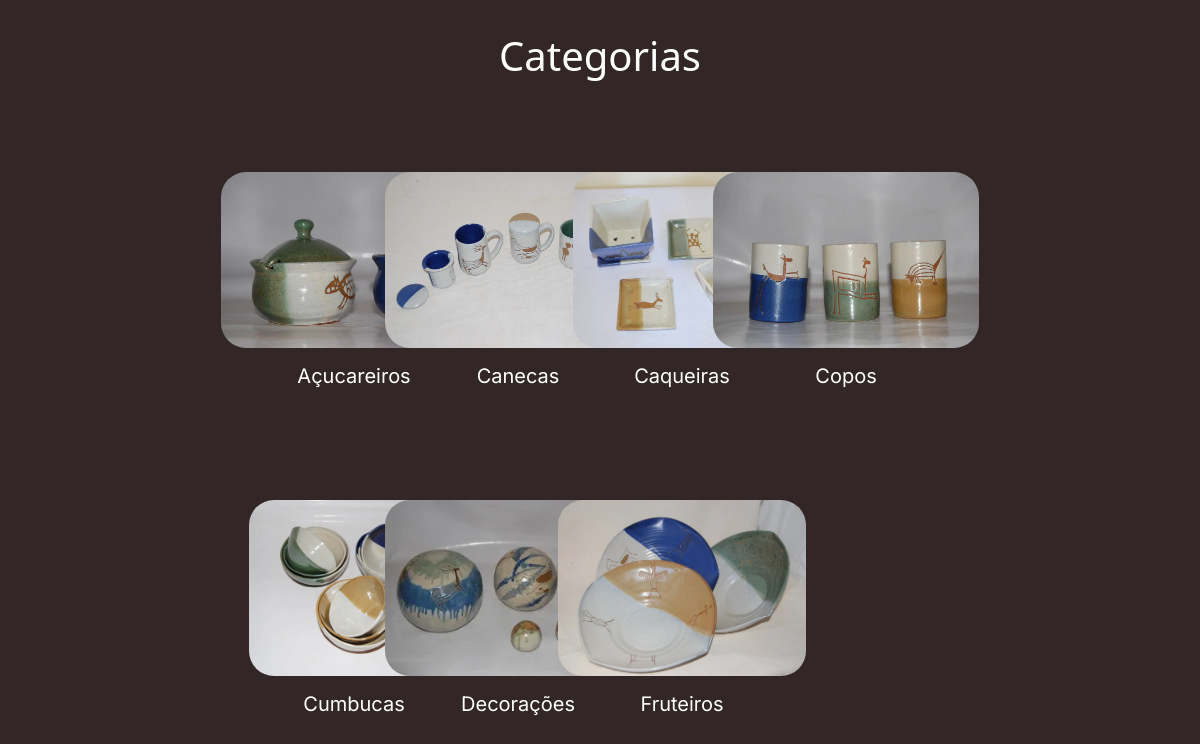
Page /categorias/ on the committed database.
### gestao/models.py (models this page shows, shortened)
class Category(models.Model):
    name = models.CharField(max_length=100, unique=True)
    photo = models.ImageField(upload_to='categorias_fotos/', blank=False, default='null')

### backend/views.py (the view)
# urls.py: path('categorias/', views.categorias, name='categorias'),
def categorias(request):
    categories = Category.objects.all().order_by('name')
    context = {
        'categories': categories,
    }
    return render(request, 'categorias.html', context)

### backend/templates/categorias.html (shortened to what this page needs)
{% extends "base.html" %} {% load static %}
    {% block css %}
    <link
      rel="stylesheet"
      type="text/css"
      href="{% static 'css/styleGaleria.css' %}"
    />
    {% endblock %}
    {% block 'dashboard' %}
    <div class="center">
      <h1 class="cabecalho">Categorias</h1>
    </div>
    <div>
      <div class="category-horizontal">
        {% for category in categories %}
        <div class="category-wrap">
          <div class="category-vertical">
            <a
              href="{% url 'produtos' category_id=category.id %}"
              class="category-link"
            >
              {% if category.photo %}
              <img
                src="../../media/{{ category.photo }}"
                alt="Imagem de {{ category.name }}"
                class="category-photo"
              />
              {% else %}
              <p>Sem Imagens</p>
              {% endif %}
              <h1 class="category-text">{{ category.name }}</h1>
            </a>
          </div>
        </div>
        {% endfor %}
      </div>
    </div>
    {% endblock %}

### templates/static/css/styleGaleria.css (style rules this page uses)
:root { --fundo: #322626; --texto: #ffffff; --texto-hover: #9f8272; --texto-click: #a26e51; --destaque: #3e3131; --botao-off: #705e5e; --botao-hover: #5c4646; --botao-click: #4b2e2e; }
.background { width: 100%; height: 100%; background-color: var(--fundo); }
.cabecalho { text-align: center; color: var(--texto); }
.category-horizontal { display: grid; grid-template-columns: repeat(auto-fill, minmax(calc(25% - 1rem), 1fr)); gap: 0rem; row-gap: 3rem; padding-left: 17rem; padding-right: 17rem; margin-top: 3rem; justify-content: start; }
.category-vertical { display: flex; flex-direction: column; box-sizing: border-box; align-items: center; justify-content: center; margin-left: 0rem; }
.category-wrap { flex: 1 1 calc(25% - 1rem); box-sizing: border-box; }
.category-photo { border-radius: 25px; height: 11rem; margin-top: 1rem; margin-bottom: 1rem; }
.category-text { font-family: "Inter"; font-style: regular; font-weight: 400; font-size: 20px; color: var(--texto); }
.category-link { text-decoration: none; align-items: center; justify-content: center; text-align: center; color: var(--texto); }
.center { align-content: center !important; align-items: center; align-self: center; justify-content: center !important; display: flex; margin-top: 2rem; gap: 2rem; }

### static/css/home.css (style rules this page uses)
h1 { text-align: center; }
a { color: white; text-decoration: none; padding: 20px; }

### rows in the picture
Category: photo (picture), name "Açucareiros"
Category: photo (picture), name "Canecas"
Category: photo (picture), name "Caqueiras"
Category: photo (picture), name "Copos"
Category: photo (picture), name "Cumbucas"
Category: photo (picture), name "Decorações"
Category: photo (picture), name "Fruteiros"
